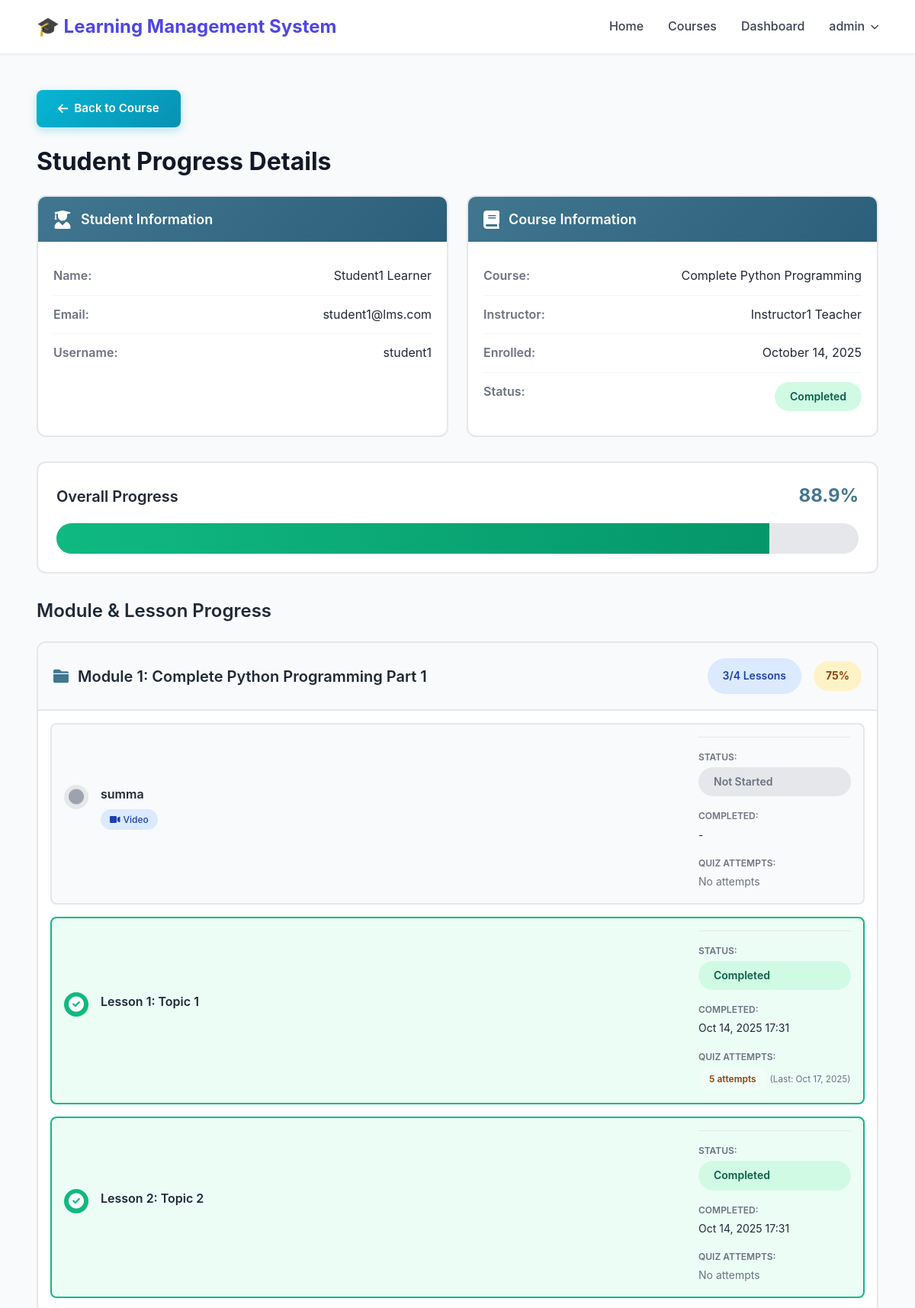
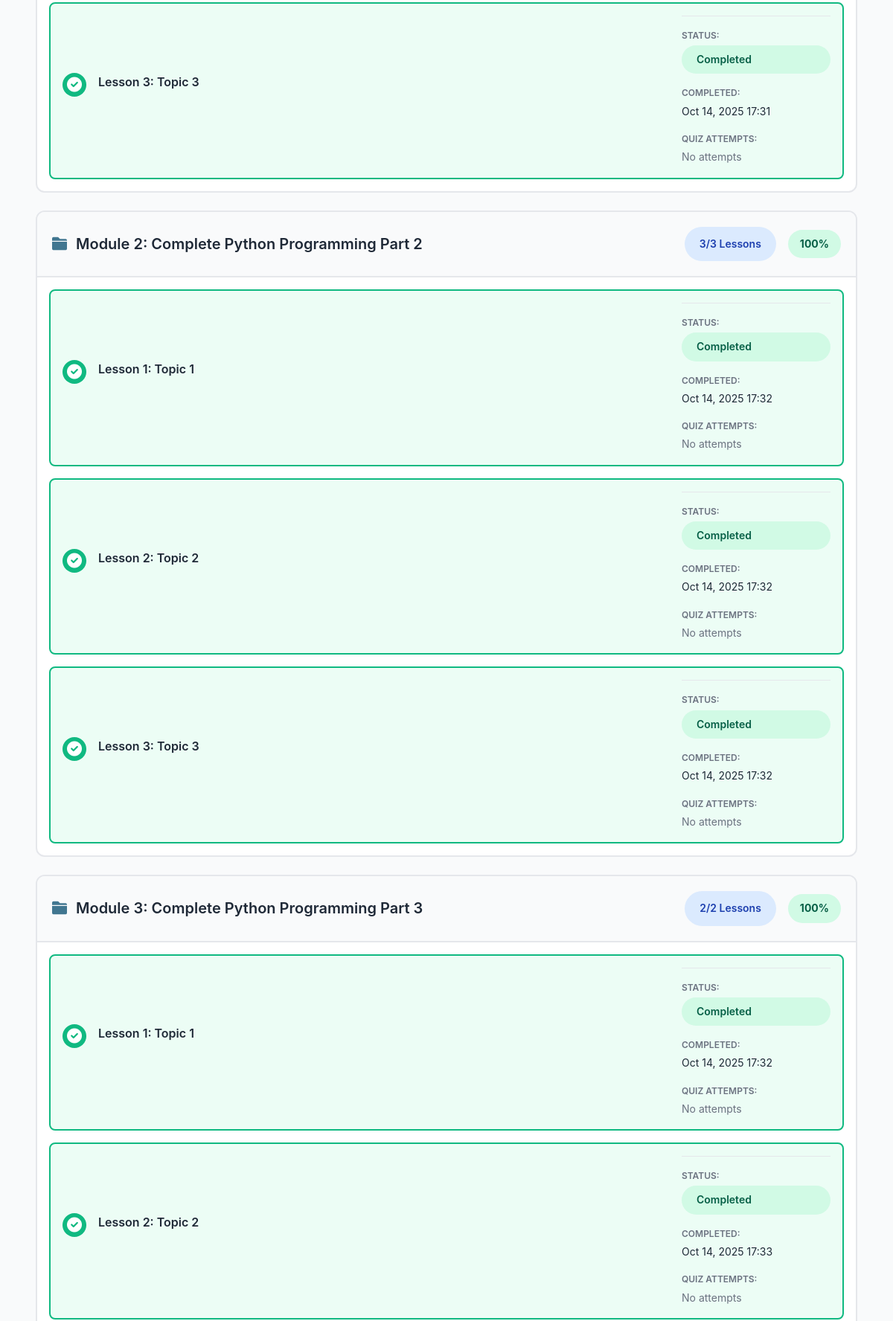
Screenshot of /manage/students/15/course/10/ (signed in, upper part) with the database file from the repository (2 pictures, top to bottom).
### accounts/models.py (models this page shows, shortened)
class User(AbstractUser):
    USER_TYPE_CHOICES = (
        ('student', 'Student'),
        ('instructor', 'Instructor'),
        ('admin', 'Admin'),
    )
    user_type = models.CharField(max_length=10, choices=USER_TYPE_CHOICES, default='student')
    profile_picture = models.ImageField(upload_to='profile_pictures/', null=True, blank=True)
    phone = models.CharField(max_length=20, null=True, blank=True)
    bio = models.TextField(blank=True, null=True)
    date_of_birth = models.DateField(null=True, blank=True)
    website = models.URLField(max_length=200, blank=True, null=True)
    address = models.TextField(blank=True, null=True)
    LEARNING_STYLE_CHOICES = (
        ('visual', 'Visual'),
        ('auditory', 'Auditory'),
        ('reading', 'Reading/Writing'),
        ('kinesthetic', 'Kinesthetic'),
    )
    learning_style = models.CharField(max_length=20, choices=LEARNING_STYLE_CHOICES, null=True, blank=True)
    preferred_language = models.CharField(max_length=50, blank=True, null=True)
    daily_study_goal = models.PositiveIntegerField(default=30, validators=[MinValueValidator(15), MaxValueValidator(480)])  # in minutes
    @property
    def is_admin(self):
        return self.is_superuser or self.user_type == 'admin'

### courses/models.py (models this page shows, shortened)
class Course(models.Model):
    title = models.CharField(max_length=200, unique=True)
    code = models.CharField(max_length=20, unique=True, blank=True, null=True, help_text="Unique course code (e.g., CS101)")
    description = models.TextField()
    instructor = models.ForeignKey(
        settings.AUTH_USER_MODEL,
        on_delete=models.CASCADE,
        related_name='courses_taught'
    )
    thumbnail = models.ImageField(upload_to='course_thumbnails/', null=True, blank=True)
    syllabus = models.FileField(upload_to='syllabi/', null=True, blank=True)
    category = models.ForeignKey(Category, on_delete=models.SET_NULL, null=True, blank=True, related_name='courses')
    created_at = models.DateTimeField(auto_now_add=True)
    updated_at = models.DateTimeField(auto_now=True)

class Enrollment(models.Model):
    student = models.ForeignKey(
        settings.AUTH_USER_MODEL,
        on_delete=models.CASCADE,
        related_name='enrollments'
    )
    course = models.ForeignKey(Course, on_delete=models.CASCADE, related_name='enrollments')
    enrollment_date = models.DateTimeField(auto_now_add=True)
    completed = models.BooleanField(default=False)
    completion_date = models.DateTimeField(null=True, blank=True)
    progress = models.DecimalField(max_digits=5, decimal_places=2, default=0.00)
    is_active = models.BooleanField(default=True)
    class Meta:
        unique_together = ('student', 'course')

class Module(models.Model):
    course = models.ForeignKey(Course, on_delete=models.CASCADE, related_name='modules')
    title = models.CharField(max_length=200)
    description = models.TextField(blank=True, null=True)
    order = models.PositiveIntegerField(default=0)
    class Meta:
        ordering = ['order']

class Lesson(models.Model):
    module = models.ForeignKey(Module, on_delete=models.CASCADE, related_name='lessons')
    title = models.CharField(max_length=200)
    content = models.TextField(blank=True)
    description = models.TextField(blank=True, null=True)
    video_file = models.FileField(upload_to='lesson_videos/', blank=True, null=True, help_text="Upload video file (MP4, WebM, etc.)")
    video_url = models.URLField(blank=True, null=True, help_text="YouTube/Vimeo URL (optional reference)")
    attachment = models.FileField(upload_to='lesson_attachments/', blank=True, null=True)
    order = models.PositiveIntegerField(default=0)
    class Meta:
        ordering = ['order']

### lessons/models.py (models this page shows, shortened)
class LessonCompletion(models.Model):
    student = models.ForeignKey(
        settings.AUTH_USER_MODEL,
        on_delete=models.CASCADE,
        related_name='completed_lessons'
    )
    lesson = models.ForeignKey(
        'courses.Lesson', # Use Lesson from courses.models
        on_delete=models.CASCADE,
        related_name='completions'
    )
    completed_at = models.DateTimeField(auto_now_add=True)
    class Meta:
        unique_together = ['student', 'lesson']

### quizzes/models.py (models this page shows, shortened)
class QuizAttempt(models.Model):
    student = models.ForeignKey(
        settings.AUTH_USER_MODEL,
        on_delete=models.CASCADE,
        related_name='quiz_attempts'
    )
    quiz = models.ForeignKey(
        Quiz,
        on_delete=models.CASCADE,
        related_name='attempts'
    )
    attempt_number = models.PositiveIntegerField(default=1)
    started_at = models.DateTimeField(auto_now_add=True)
    completed_at = models.DateTimeField(null=True, blank=True)
    time_taken_minutes = models.PositiveIntegerField(null=True, blank=True)
    score = models.FloatField(null=True, blank=True)
    passed = models.BooleanField(default=False)
    class Meta:
        ordering = ['-started_at']

### accounts/instructor_management_views.py (the view)
# urls.py: path('manage/students/<int:student_id>/course/<int:course_id>/', student_course_details, name='student_course_details'),
@staff_member_required
def student_course_details(request, student_id, course_id):
    student = get_object_or_404(User, id=student_id, user_type='student')
    course = get_object_or_404(Course, id=course_id)
    enrollment = get_object_or_404(Enrollment, student=student, course=course)
    completed_lesson_ids = LessonCompletion.objects.filter(
        student=student,
        lesson__module__course=course
    ).values_list('lesson_id', flat=True)
    module_details = []
    for module in course.modules.all():
        lessons = []
        for lesson in module.lessons.all():
            is_completed = lesson.id in completed_lesson_ids
            completion = None
            if is_completed:
                completion = LessonCompletion.objects.get(student=student, lesson=lesson)
            quiz_attempts = QuizAttempt.objects.filter(
                student=student,
                quiz__lesson=lesson
            ).order_by('-started_at')
            lessons.append({
                'lesson': lesson,
                'is_completed': is_completed,
                'completion_date': completion.completed_at if completion else None,
                'quiz_attempts': quiz_attempts
            })
        module_total = module.lessons.count()
        module_completed = sum(1 for l in lessons if l['is_completed'])
        module_details.append({
            'module': module,
            'lessons': lessons,
            'total': module_total,
            'completed': module_completed,
            'percentage': (module_completed / module_total * 100) if module_total > 0 else 0
        })
    context = {
        'student': student,
        'course': course,
        'enrollment': enrollment,
        'module_details': module_details,
    }
    return render(request, 'admin/student_course_details.html', context)

### templates/admin/student_course_details.html (shortened to what this page needs)
{% extends 'base.html' %}
{% load static %}
{% block content %}
<div class="container my-5">
    <a href="{% url 'course_student_progress' course.id %}" class="btn btn-secondary mb-4">
        <i class="fas fa-arrow-left"></i> Back to Course
    </a>
    <h2 class="mb-4">Student Progress Details</h2>
    <div class="info-cards-grid">
        <div class="info-card">
            <div class="info-card-header">
                <i class="fas fa-user-graduate"></i>
                <h5>Student Information</h5>
            </div>
            <div class="info-card-body">
                <div class="info-item">
                    <span class="info-label">Name:</span>
                    <span class="info-value">{{ student.get_full_name|default:student.username }}</span>
                </div>
                <div class="info-item">
                    <span class="info-label">Email:</span>
                    <span class="info-value">{{ student.email }}</span>
                </div>
                <div class="info-item">
                    <span class="info-label">Username:</span>
                    <span class="info-value">{{ student.username }}</span>
                </div>
            </div>
        </div>
        <div class="info-card">
            <div class="info-card-header">
                <i class="fas fa-book"></i>
                <h5>Course Information</h5>
            </div>
            <div class="info-card-body">
                <div class="info-item">
                    <span class="info-label">Course:</span>
                    <span class="info-value">{{ course.title }}</span>
                </div>
                <div class="info-item">
                    <span class="info-label">Instructor:</span>
                    <span class="info-value">{{ course.instructor.get_full_name|default:course.instructor.username }}</span>
                </div>
                <div class="info-item">
                    <span class="info-label">Enrolled:</span>
                    <span class="info-value">{{ enrollment.enrollment_date|date:"F d, Y" }}</span>
                </div>
                <div class="info-item">
                    <span class="info-label">Status:</span>
                    <span class="info-value">
                        {% if enrollment.completed %}
                            <span class="status-badge completed">Completed</span>
                        {% else %}
                            <span class="status-badge in-progress">In Progress</span>
                        {% endif %}
                    </span>
                </div>
            </div>
        </div>
    </div>
    <div class="progress-card">
        <div class="progress-header">
            <h5>Overall Progress</h5>
            <span class="progress-percentage">{{ enrollment.progress|floatformat:1 }}%</span>
        </div>
        <div class="progress-bar-wrapper">
            <div class="progress-bar-fill {% if enrollment.completed %}completed{% endif %}" style="width: {{ enrollment.progress }}%"></div>
        </div>
    </div>
    <h3 class="section-title">Module & Lesson Progress</h3>
    <div class="modules-container">
        {% for module_data in module_details %}
        <div class="module-card">
            <div class="module-header">
                <div class="module-title">
                    <i class="fas fa-folder"></i>
                    <h5>{{ module_data.module.title }}</h5>
                </div>
                <div class="module-stats">
                    <span class="stat-badge">{{ module_data.completed }}/{{ module_data.total }} Lessons</span>
                    <span class="progress-badge {% if module_data.percentage == 100 %}completed{% elif module_data.percentage > 0 %}in-progress{% else %}not-started{% endif %}">
                        {{ module_data.percentage|floatformat:0 }}%
                    </span>
                </div>
            </div>
            <div class="lessons-list">
                {% for lesson_data in module_data.lessons %}
                <div class="lesson-item {% if lesson_data.is_completed %}completed{% endif %}">
                    <div class="lesson-main">
                        <div class="lesson-status-icon">
                            {% if lesson_data.is_completed %}
                                <i class="fas fa-check-circle"></i>
                            {% else %}
                                <i class="fas fa-circle"></i>
                            {% endif %}
                        </div>
                        <div class="lesson-info">
                            <h6>{{ lesson_data.lesson.title }}</h6>
                            <div class="lesson-badges">
                                {% if lesson_data.lesson.video_url or lesson_data.lesson.video_file %}
                                    <span class="feature-badge video"><i class="fas fa-video"></i> Video</span>
                                {% endif %}
                            </div>
                        </div>
                    </div>
                    <div class="lesson-details">
                        <div class="detail-item">
                            <span class="detail-label">Status:</span>
                            {% if lesson_data.is_completed %}
                                <span class="status-badge completed">Completed</span>
                            {% else %}
                                <span class="status-badge not-started">Not Started</span>
                            {% endif %}
                        </div>
                        <div class="detail-item">
                            <span class="detail-label">Completed:</span>
                            <span class="detail-value">
                                {% if lesson_data.completion_date %}
                                    {{ lesson_data.completion_date|date:"M d, Y H:i" }}
                                {% else %}
                                    -
                                {% endif %}
                            </span>
                        </div>
                        <div class="detail-item">
                            <span class="detail-label">Quiz Attempts:</span>
                            <span class="detail-value">
                                {% if lesson_data.quiz_attempts %}
                                    <span class="quiz-badge">{{ lesson_data.quiz_attempts.count }} attempts</span>
                                    {% for attempt in lesson_data.quiz_attempts|slice:":1" %}
                                        <small class="text-muted">(Last: {{ attempt.started_at|date:"M d, Y" }})</small>
                                    {% endfor %}
                                {% else %}
                                    <span class="text-muted">No attempts</span>
                                {% endif %}
                            </span>
                        </div>
                    </div>
                </div>
                {% endfor %}
            </div>
        </div>
        {% endfor %}
    </div>
</div>
{% endblock %}

### templates/base.html (shortened to what this page needs)
<!DOCTYPE html>
<html lang="en">
<head>
    <link rel="stylesheet" href="https://cdnjs.cloudflare.com/ajax/libs/font-awesome/6.0.0/css/all.min.css">
    {% load static %}
    <link rel="stylesheet" href="{% static 'css/reset.css' %}?v=11">
    <link rel="stylesheet" href="{% static 'css/responsive.css' %}?v=17">
    <link rel="stylesheet" href="{% static 'css/style.css' %}?v=11">
    <link rel="stylesheet" href="{% static 'css/admin-fix.css' %}?v=11">
    <link rel="stylesheet" href="{% static 'css/navbar-fix.css' %}?v=11">
    <link rel="stylesheet" href="{% static 'css/instructor-students.css' %}?v=11">
    <link rel="stylesheet" href="{% static 'css/lessons.css' %}?v=2">
    <link rel="stylesheet" href="{% static 'css/quizzes.css' %}?v=2">
    <link rel="stylesheet" href="{% static 'css/dashboard.css' %}?v=2">
    <link rel="stylesheet" href="{% static 'css/student-progress.css' %}?v=2">
    <link rel="stylesheet" href="{% static 'css/admin-progress.css' %}?v=2">
    <link rel="stylesheet" href="{% static 'css/doubts.css' %}?v=2">
    <link rel="stylesheet" href="{% static 'css/assessments.css' %}?v=2">
    <link rel="stylesheet" href="{% static 'css/forms.css' %}?v=1">
</head>
<body>
    <nav class="navbar">
        <div class="container navbar-container">
            <a class="navbar-brand" href="/">🎓 Learning Management System</a>
            <div class="navbar-menu" id="navbarMenu">
                <a class="nav-link" href="{% url 'home' %}">Home</a>
                <a class="nav-link" href="{% url 'courses:course_list' %}">Courses</a>
                {% if user.is_authenticated %}
                <a class="nav-link" href="{% url 'accounts:dashboard' %}">Dashboard</a>
                <div class="dropdown" id="userDropdownContainer">
                    <span class="nav-link dropdown-toggle" onclick="toggleDropdown(event)">{{ user.username }}</span>
                </div>
                {% else %}
                <a class="nav-link" href="{% url 'accounts:login' %}">Login</a>
                <a class="btn-register" href="{% url 'accounts:register' %}">Register</a>
                {% endif %}
            </div>
        </div>
    </nav>
    <main>
        {% block content %}{% endblock %}
    </main>
</body>
</html>

### rows the page displays
User: username "admin"
User: get_full_name "Student1 Learner", email "student1@lms.com", username "student1"
Course: title "Complete Python Programming", instructor.get_full_name "Instructor1 Teacher"
Enrollment: enrollment_date "October 14, 2025", progress "88.9"
Module: module "Module 1: Complete Python Programming Part 1", completed "3", total "4", percentage "75"
Lesson: lesson "summa", shows "Video", shows "Not Started", shows "No attempts"
Lesson: lesson "Lesson 1: Topic 1", shows "Completed", completion_date "Oct 14, 2025 17:31", quiz_attempts.count "5"
QuizAttempt: started_at "Oct 17, 2025"
Lesson: lesson "Lesson 2: Topic 2", shows "Completed", completion_date "Oct 14, 2025 17:31", shows "No attempts"
Lesson: lesson "Lesson 3: Topic 3", shows "Completed", completion_date "Oct 14, 2025 17:31", shows "No attempts"
Module: module "Module 2: Complete Python Programming Part 2", completed "3", total "3", percentage "100"
Lesson: lesson "Lesson 1: Topic 1", shows "Completed", completion_date "Oct 14, 2025 17:32", shows "No attempts"
Lesson: lesson "Lesson 2: Topic 2", shows "Completed", completion_date "Oct 14, 2025 17:32", shows "No attempts"
Lesson: lesson "Lesson 3: Topic 3", shows "Completed", completion_date "Oct 14, 2025 17:32", shows "No attempts"
Module: module "Module 3: Complete Python Programming Part 3", completed "2", total "2", percentage "100"
Lesson: lesson "Lesson 1: Topic 1", shows "Completed", completion_date "Oct 14, 2025 17:32", shows "No attempts"
Lesson: lesson "Lesson 2: Topic 2", shows "Completed", completion_date "Oct 14, 2025 17:33", shows "No attempts"
